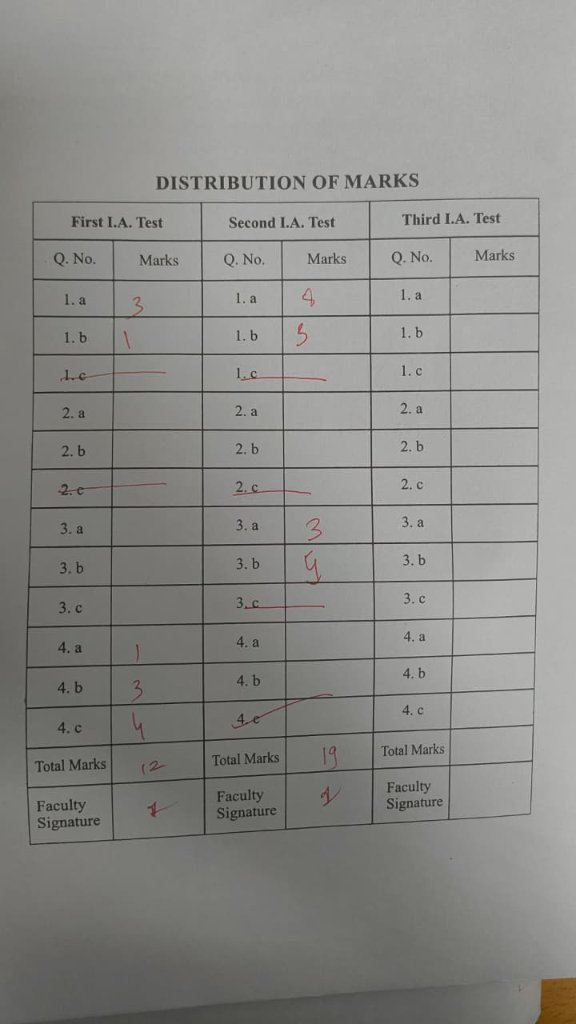
#> input picture sample_data/user_sheets/media_1794306996842_2913c1dd.jpg, 576 x 1024 px; its folder holds only this picture in this run
$ python test_improved_extraction.py
#> lines starting #> are read from the running program, lines starting #| are printed output that depends on the picture; after the words box and inside, x2 and y2 are one past the last pixel; in counts of white or black regions, pixels touching at a corner belong together
### src/eval_sheet_extractor.py
"""Evaluation Sheet marks extraction and column cropping module.

Designed specifically for 3-column college Marks Evaluation Sheets (IA 1, IA 2, IA 3)
containing question rows 1a, 1b, 2a, 2b, 3a, 3b, 3b-alt, 4a, 4b, and Total.
Strict Zero Emojis Policy Enforced.
"""

from typing import List, Dict, Any, Tuple, Optional
import io
import csv
import base64
import cv2
import numpy as np
import openpyxl
from openpyxl.styles import Font, PatternFill, Alignment, Border, Side

from src.digit_recognizer import DigitRecognizer


class EvalSheetExtractor:
    """Extractor for 3-column IA Marks Evaluation Sheets."""

    REF_WIDTH = 764
    REF_HEIGHT = 1024

    # Column boundary geometries on reference resolution
    COLUMNS = {
        "IA 1": {
            "name": "IA 1",
            "x_box": 175,
            "crop_x": 50,
            "crop_w": 215,
            "crop_y": 108,
            "crop_h": 828,
        },
        "IA 2": {
            "name": "IA 2",
            "x_box": 402,
            "crop_x": 277,
            "crop_w": 215,
            "crop_y": 108,
            "crop_h": 828,
        },
        "IA 3": {
            "name": "IA 3",
            "x_box": 624,
            "crop_x": 502,
            "crop_w": 215,
            "crop_y": 108,
            "crop_h": 828,
        },
    }

    # 10 Questions and Total rows (Legacy Marks Evaluation Sheet)
    ROWS = [
        ("1a", "Q1 (a)", 235),
        ("1b", "Q1 (b)", 307),
        ("2a", "Q2 (a)", 379),
        ("2b", "Q2 (b)", 449),
        ("3a", "Q3 (a)", 518),
        ("3b", "Q3 (b)", 588),
        ("3b_alt", "Q3 (b-alt)", 658),
        ("4a", "Q4 (a)", 729),
        ("4b", "Q4 (b)", 800),
        ("total", "Total", 872),
    ]

    # 13 Rows for VTU/Engineering College 'DISTRIBUTION OF MARKS' template
    DOM_ROWS = [
        ("1a", "1. a", 96, 141),
        ("1b", "1. b", 141, 189),
        ("1c", "1. c", 189, 236),
        ("2a", "2. a", 236, 283),
        ("2b", "2. b", 283, 331),
        ("2c", "2. c", 331, 378),
        ("3a", "3. a", 378, 425),
        ("3b", "3. b", 425, 472),
        ("3c", "3. c", 472, 520),
        ("4a", "4. a", 520, 567),
        ("4b", "4. b", 567, 614),
        ("4c", "4. c", 614, 662),
        ("total", "Total Marks", 662, 709),
    ]

    # Columns configuration for 'DISTRIBUTION OF MARKS' (600x780 rectified resolution)
    DOM_COLUMNS = {
        "IA 1": {"col_range": (0, 200), "marks_x": (95, 199)},
        "IA 2": {"col_range": (199, 400), "marks_x": (294, 399)},
        "IA 3": {"col_range": (399, 600), "marks_x": (495, 599)},
    }

    def __init__(self, recognizer: Optional[DigitRecognizer] = None):
        self.recognizer = recognizer or DigitRecognizer()
#> further down, img is the input picture: shape (1024, 576, 3); mean B, G, R 135.7, 138.9, 139.2

    # [9 lines left out: function _encode_base64, not called in this run]

    @staticmethod
    def _order_points(pts: np.ndarray) -> np.ndarray:
        """Order 4 polygon points as top-left, top-right, bottom-right, bottom-left."""
        rect = np.zeros((4, 2), dtype="float32")
        s = pts.sum(axis=1)
        rect[0] = pts[np.argmin(s)]
        rect[2] = pts[np.argmax(s)]
        diff = np.diff(pts, axis=1)
        rect[1] = pts[np.argmin(diff)]
        rect[3] = pts[np.argmax(diff)]
        return rect

    def _detect_distribution_of_marks(self, img_bgr: np.ndarray) -> Optional[np.ndarray]:
        """Detect and rectify VTU/College 'DISTRIBUTION OF MARKS' grid table."""
        h, w = img_bgr.shape[:2]
        gray = cv2.cvtColor(img_bgr, cv2.COLOR_BGR2GRAY)
        blur = cv2.GaussianBlur(gray, (5, 5), 0)
        thresh = cv2.adaptiveThreshold(blur, 255, cv2.ADAPTIVE_THRESH_GAUSSIAN_C, cv2.THRESH_BINARY_INV, 15, 4)
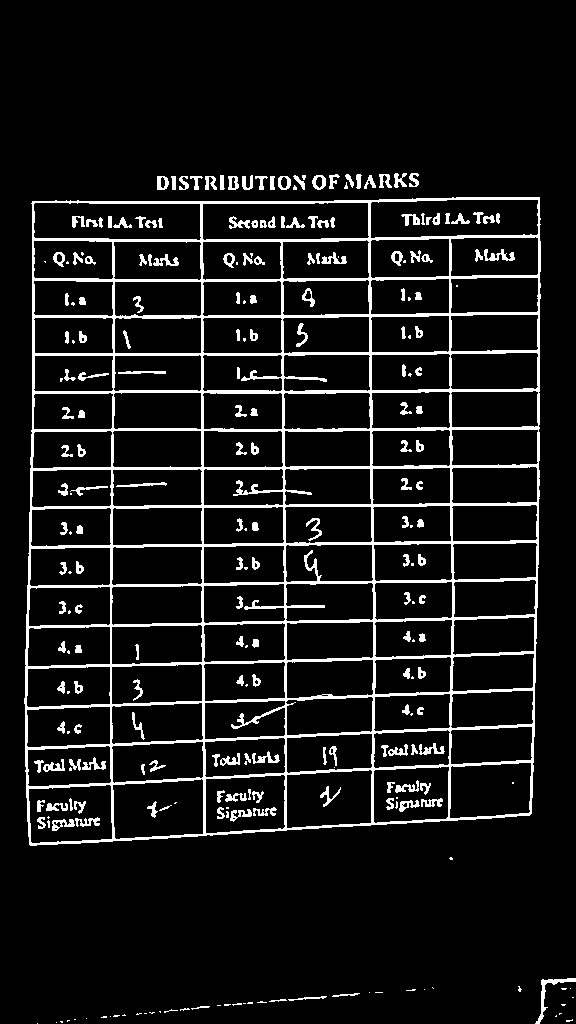
#> thresh: shape (1024, 576); 8.8% white; 267 white regions (83 under 20 px)
        cnts, _ = cv2.findContours(thresh, cv2.RETR_EXTERNAL, cv2.CHAIN_APPROX_SIMPLE)
#> cnts = 65 contours, 41 with area under 20; largest, box (x1, y1, x2, y2) and area: (24, 197, 541, 846) 320160, (535, 978, 576, 1024) 213, (312, 175, 326, 190) 149, (278, 176, 291, 190) 138, (157, 176, 169, 190) 127

        for c in cnts:
            area = cv2.contourArea(c)
            if area > (w * h * 0.20):
                bx, by, bw, bh = cv2.boundingRect(c)
                if bw / float(w) >= 0.45 and bh / float(h) >= 0.45:
                    peri = cv2.arcLength(c, True)
                    for eps in [0.02, 0.025, 0.03]:
                        approx = cv2.approxPolyDP(c, eps * peri, True)
                        if len(approx) == 4:
                            pts = self._order_points(approx.reshape(4, 2).astype("float32"))
                            dest_w, dest_h = 600, 780
                            dst = np.array([
                                [0, 0],
                                [dest_w - 1, 0],
                                [dest_w - 1, dest_h - 1],
                                [0, dest_h - 1]
                            ], dtype="float32")
                            m = cv2.getPerspectiveTransform(pts, dst)
                            warped = cv2.warpPerspective(img_bgr, m, (dest_w, dest_h))
                            return warped
#> this loop made 42 passes
#> (area, bx, by, bw, bh, peri) on pass 42: (320160, 24, 197, 517, 649, 2315.2)

        return None

    # [1095 lines left out: functions _get_snapped_grid, _clean_cell_ink, _extract_distribution_of_marks, _detect_printed_boxes, _is_strikeout_or_dash, _extract_total_numerator and 8 more, not called in this run]

### src/digit_recognizer.py
"""Handwritten digit recognition module using local ONNX Runtime CPU inference.

Implements an isolated marks-field processing pipeline with line removal,
blank cell filtering, connected-component digit segmentation,
ONNX tensor preprocessing (28x28 normalized float32), and rule-based
reconstruction for multi-digit values and decimal marks.
"""

from dataclasses import dataclass, field
from pathlib import Path
from typing import List, Dict, Optional, Tuple, Any
import numpy as np
import cv2
import onnxruntime as ort


@dataclass
class DigitRecognitionResult:
    """Detailed result of digit recognition on a single marks region."""

    value_str: Optional[str]        # Recognized string, e.g. "10", "7.5", "5"
    numeric_value: Optional[float]  # Parsed float value, or None if blank/invalid
    confidence: float               # Softmax probability or score in range [0.0, 1.0]
    is_blank: bool                  # True if region has negligible foreground ink
    is_ambiguous: bool              # True if confidence is low, margin narrow, or segmentation uncertain
    char_candidates: List[str]      # Individual recognized character tokens
    segmented_crops: List[np.ndarray] = field(default_factory=list)
    explanation: str = ""           # Diagnostic reasoning breakdown
    model_version: str = "None"     # Active model identifier


class DigitRecognizer:
    """Classifies handwritten digits from bluebook cells using local ONNX Runtime on CPU."""

    MODEL_NAME = "IA_DigitClassifier_ONNX"
    MODEL_VERSION = "1.0.0"
    TARGET_SIZE = (28, 28)
    INNER_SIZE = 20

    _cached_session: Optional[ort.InferenceSession] = None
    _cached_model_path: Optional[str] = None

    def __init__(
        self,
        model_path: Optional[str | Path] = None,
        min_confidence: float = 0.70,
        min_margin: float = 0.12,
    ):
        """Initialize DigitRecognizer.

        Args:
            model_path: Path to ONNX model file. Defaults to models/digit_model.onnx.
            min_confidence: Minimum softmax probability to accept without manual review.
            min_margin: Minimum margin between top-1 and top-2 candidate probabilities.
        """
        if model_path is None:
            self.model_path = Path(__file__).resolve().parent.parent / "models" / "digit_model.onnx"
        else:
            self.model_path = Path(model_path)

        self.min_confidence = min_confidence
        self.min_margin = min_margin
        self.session: Optional[ort.InferenceSession] = None
        self.model_available: bool = False
        self.load_error_message: Optional[str] = None
        self.input_name: str = "input"
        self.output_name: str = "output"

        self._initialize_onnx_session()

    def _initialize_onnx_session(self) -> None:
        """Load ONNX Runtime inference session with CPUExecutionProvider, caching across calls."""
        if not self.model_path.exists():
            self.model_available = False
            self.load_error_message = (
                f"ONNX model file not found at '{self.model_path}'. "
                "Running in manual-only verification mode. "
                "Run 'python scripts/train_digit_model.py' to generate the model."
            )
            return

        # Use cached session if available for the same path
        path_str = str(self.model_path)
        if DigitRecognizer._cached_session is not None and DigitRecognizer._cached_model_path == path_str:
            self.session = DigitRecognizer._cached_session
            self.model_available = True
            self.input_name = self.session.get_inputs()[0].name
            self.output_name = self.session.get_outputs()[0].name
            return

        try:
            sess_options = ort.SessionOptions()
            sess_options.intra_op_num_threads = 1
            sess_options.inter_op_num_threads = 1
            sess_options.enable_cpu_mem_arena = True

            # Strictly configure CPU execution provider
            self.session = ort.InferenceSession(
                path_str,
                sess_options=sess_options,
                providers=["CPUExecutionProvider"],
            )

            # Validate input and output shapes
            inputs = self.session.get_inputs()
            outputs = self.session.get_outputs()
            if not inputs or not outputs:
                raise ValueError("Model must have valid input and output tensors.")

            self.input_name = inputs[0].name
            self.output_name = outputs[0].name

            DigitRecognizer._cached_session = self.session
            DigitRecognizer._cached_model_path = path_str
            self.model_available = True
            self.load_error_message = None

        except Exception as exc:
            self.model_available = False
            self.session = None
            self.load_error_message = f"Failed to initialize ONNX Runtime CPU session: {exc}"

    # [442 lines left out: functions recognize_region, _segment_digits, _attempt_vertical_split, _preprocess_for_onnx, _classify_char_crop, not called in this run]

### scripts/test_improved_extraction.py
"""Test improved ink extraction across all cells of all 8 user sheets.
Strict Zero Emojis Policy Enforced.
"""

from pathlib import Path
import sys
import cv2
import numpy as np

BASE_DIR = Path(__file__).resolve().parent.parent
sys.path.insert(0, str(BASE_DIR))

from src.eval_sheet_extractor import EvalSheetExtractor

extractor = EvalSheetExtractor()

ROWS = [
    ("1a", 96, 142), ("1b", 142, 189), ("1c", 189, 236),
    ("2a", 236, 283), ("2b", 283, 331), ("2c", 331, 378),
    ("3a", 378, 425), ("3b", 425, 472), ("3c", 472, 520),
    ("4a", 520, 567), ("4b", 567, 614), ("4c", 614, 662),
    ("total", 662, 710)
]

COLS = {
    "IA 1": (95, 198),
    "IA 2": (295, 399),
    "IA 3": (497, 599)
}

def extract_adaptive_ink_bfs(cell_bgr):
    h, w, _ = cell_bgr.shape
    inner = cell_bgr[3:h-3, 3:w-3]
    if inner.size == 0:
        return 0, np.zeros((h, w), dtype=np.uint8)

    gray = cv2.cvtColor(inner, cv2.COLOR_BGR2GRAY)
    bg_lum = float(np.median(gray))

    b = inner[:, :, 0].astype(float)
    g = inner[:, :, 1].astype(float)
    r = inner[:, :, 2].astype(float)
    lum = 0.299 * r + 0.587 * g + 0.114 * b

    contrast = bg_lum - lum
    diff = r - np.maximum(g, b)
    red_bias = r - b

    # Median diff on inner
    bg_diff = float(np.median(diff))
    high_th = max(8.0, bg_diff + 6.0)
    low_th = max(3.0, bg_diff + 2.5)

    is_strong = (
        (diff >= high_th) |
        ((contrast >= 10.0) & (red_bias >= 3.0) & (r >= g - 3.0)) |
        ((contrast >= 25.0) & (lum < 135.0))
    )

    is_weak = (
        (diff >= low_th) |
        ((contrast >= 6.0) & (red_bias >= 1.5) & (r >= g - 5.0)) |
        ((contrast >= 16.0) & (lum < 145.0))
    )

    num_labels, labels = cv2.connectedComponents(is_weak.astype(np.uint8))
    mask_inner = np.zeros_like(is_weak, dtype=np.uint8)

    for lbl in range(1, num_labels):
        comp = (labels == lbl)
        if np.any(is_strong[comp]):
            mask_inner[comp] = 255

    # Check for border line spanning almost entire width with tiny height
    coords = cv2.findNonZero(mask_inner)
    if coords is not None:
        bx, by, bw, bh = cv2.boundingRect(coords)
        if bw >= (w - 10) and bh <= 4:
            return 0, np.zeros((h, w), dtype=np.uint8)

    mask = np.zeros((h, w), dtype=np.uint8)
    mask[3:h-3, 3:w-3] = mask_inner
    cnt = cv2.countNonZero(mask)
    return cnt, mask

sheet_files = sorted(Path(BASE_DIR / "sample_data" / "user_sheets").glob("media_1794*.jpg"))

for s_idx, fpath in enumerate(sheet_files, 1):
    img = cv2.imread(str(fpath))
    dom = extractor._detect_distribution_of_marks(img)
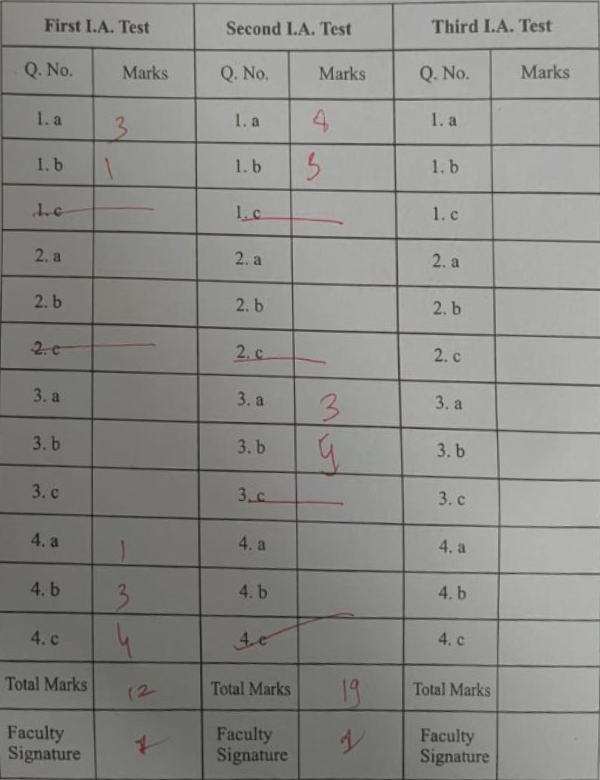
#> dom: shape (780, 600, 3); mean B, G, R 135.9, 138.9, 139.2
    if dom is None:
        print(f"Sheet {s_idx}: FAILED")
        continue

    print(f"\n--- SHEET {s_idx} ({fpath.name}) ---")
    for ia, (x1, x2) in COLS.items():
        found = []
        for rid, y1, y2 in ROWS:
            c = dom[y1:y2, x1:x2]
            cnt, mask = extract_adaptive_ink_bfs(c)
            if cnt >= 20:
                found.append(f"{rid}:{cnt}")
        print(f"  {ia}: {len(found)} ink cells -> {', '.join(found)}")
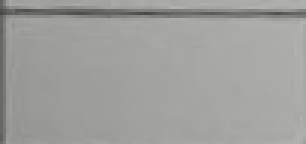
#> c: shape (48, 102, 3) (shown 3 times larger); mean B, G, R 156.8, 158.8, 158.8

$ run again, on sample_data/user_sheets/media_1794307019700_d8f47c5f.jpg
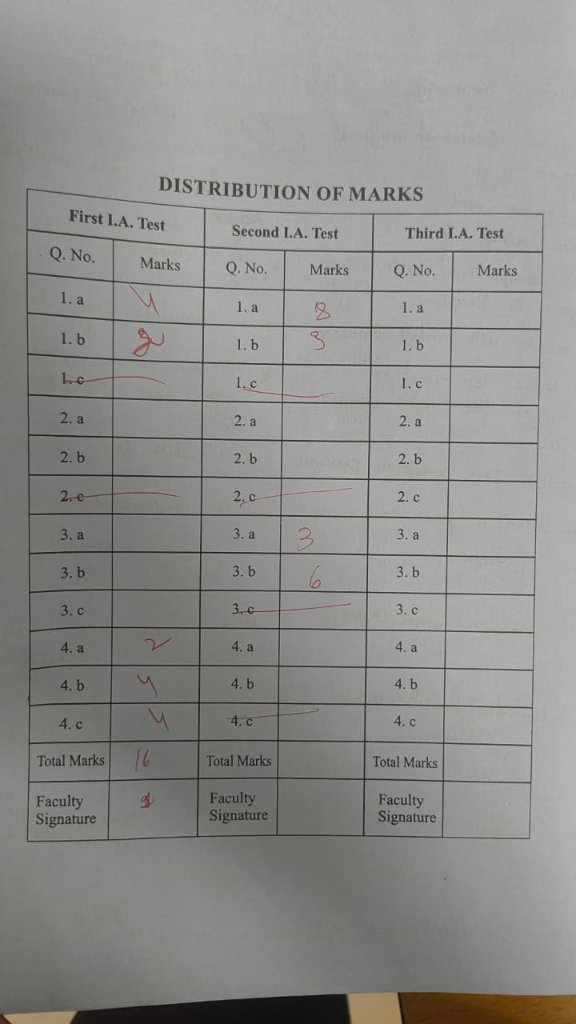
#> input picture sample_data/user_sheets/media_1794307019700_d8f47c5f.jpg, 576 x 1024 px
#> img is the input picture: shape (1024, 576, 3); mean B, G, R 139.2, 142, 142
#> in _detect_distribution_of_marks, `thresh = cv2.adaptiveThreshold(blur, 255, cv2.ADAPTIVE_THRESH_GAUSSIAN..`:
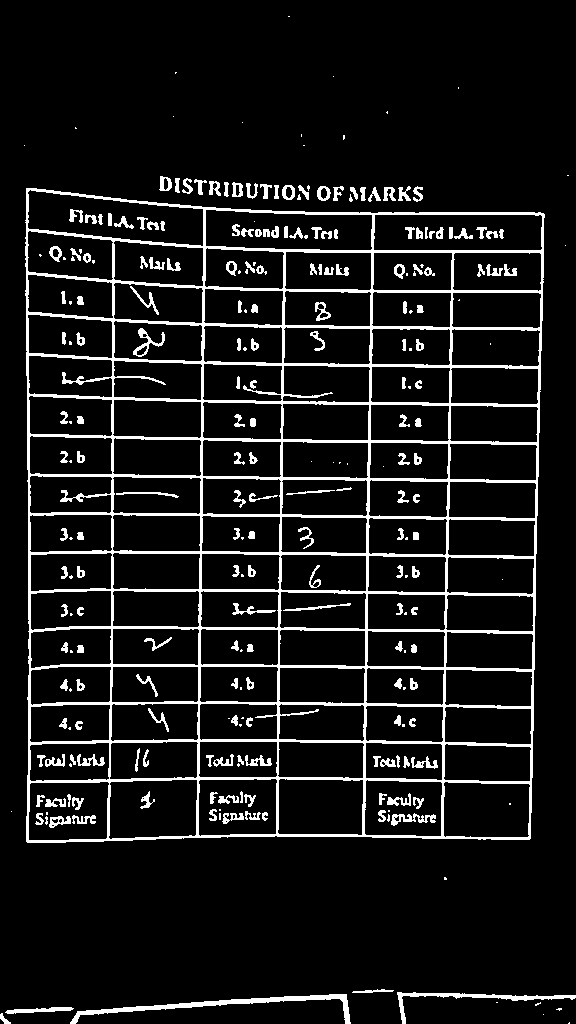
#> thresh: shape (1024, 576); 9.2% white; 271 white regions (82 under 20 px)
#> cnts = 50 contours, 24 with area under 20; largest, box (x1, y1, x2, y2) and area: (25, 188, 545, 843) 321730, (70, 994, 351, 1024) 1178, (397, 992, 576, 1024) 583, (5, 1007, 74, 1014) 193, (317, 186, 331, 201) 147
#> the loop in _detect_distribution_of_marks, `for c in cnts:` made 16 passes
#> (area, bx, by, bw, bh, peri) on pass 16: (321729.5, 25, 188, 520, 655, 2347.5)
#> after the loop `for ia, (x1, x2) in COLS.items():`:
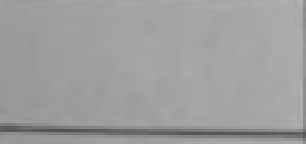
#> c: shape (48, 102, 3) (shown 3 times larger); mean B, G, R 156.5, 158.5, 158

$ run again, on sample_data/user_sheets/media_1794307025472_2477aa51.jpg
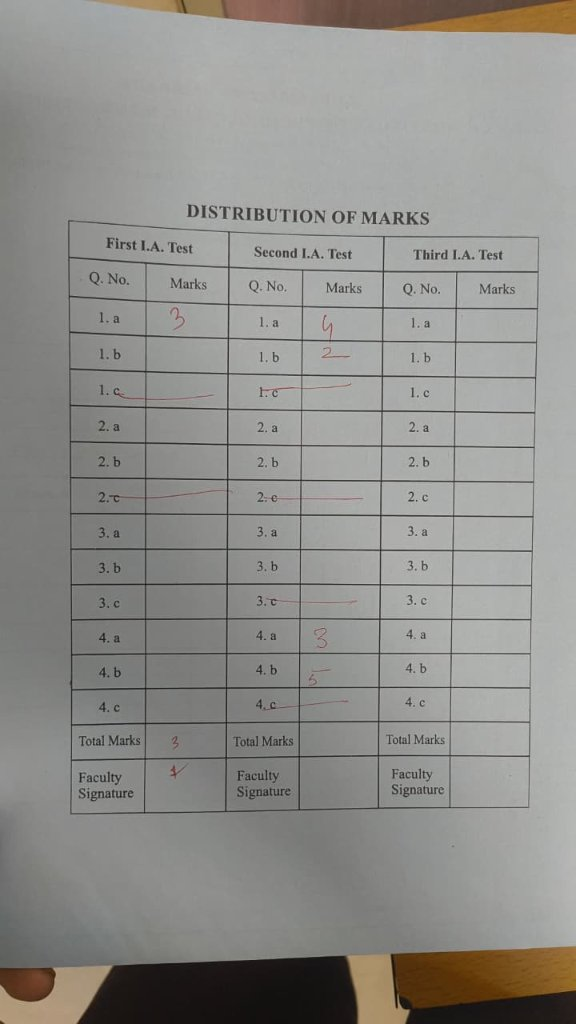
#> input picture sample_data/user_sheets/media_1794307025472_2477aa51.jpg, 576 x 1024 px
#> img is the input picture: shape (1024, 576, 3); mean B, G, R 139, 142.7, 143.6
#> in _detect_distribution_of_marks, `thresh = cv2.adaptiveThreshold(blur, 255, cv2.ADAPTIVE_THRESH_GAUSSIAN..`:
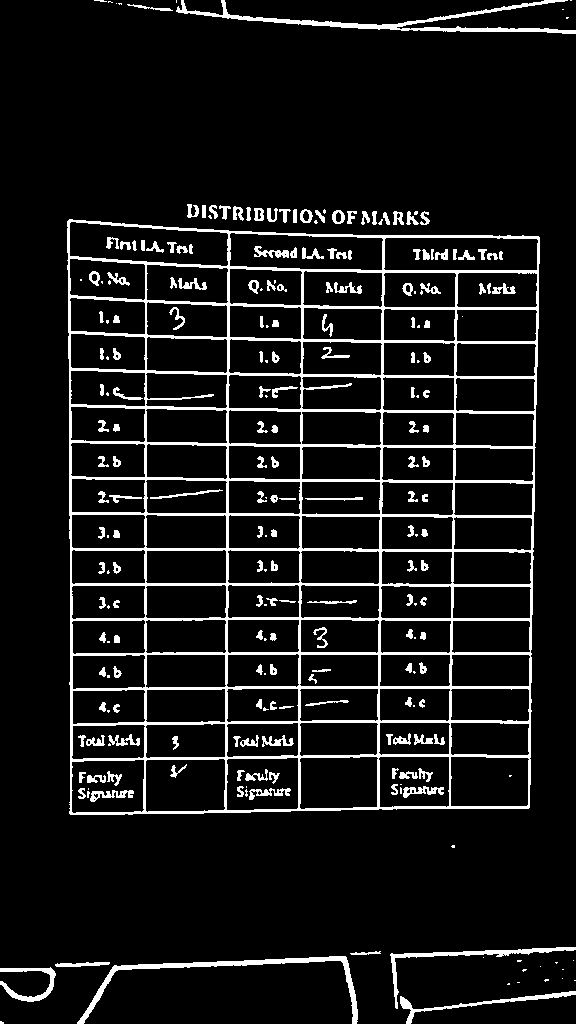
#> thresh: shape (1024, 576); 8.9% white; 248 white regions (70 under 20 px)
#> cnts = 56 contours, 27 with area under 20; largest, box (x1, y1, x2, y2) and area: (67, 219, 540, 815) 269079, (176, 0, 576, 34) 1688, (77, 956, 358, 1024) 1480, (390, 947, 576, 1009) 730, (400, 991, 576, 1024) 551
#> the loop in _detect_distribution_of_marks, `for c in cnts:` made 23 passes
#> (area, bx, by, bw, bh, peri) on pass 23: (269079, 67, 219, 473, 596, 2132.1)
#> after the loop `for ia, (x1, x2) in COLS.items():`:
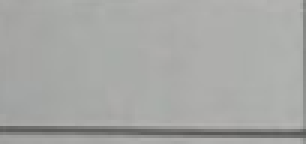
#> c: shape (48, 102, 3) (shown 3 times larger); mean B, G, R 164.7, 167.1, 166.2
